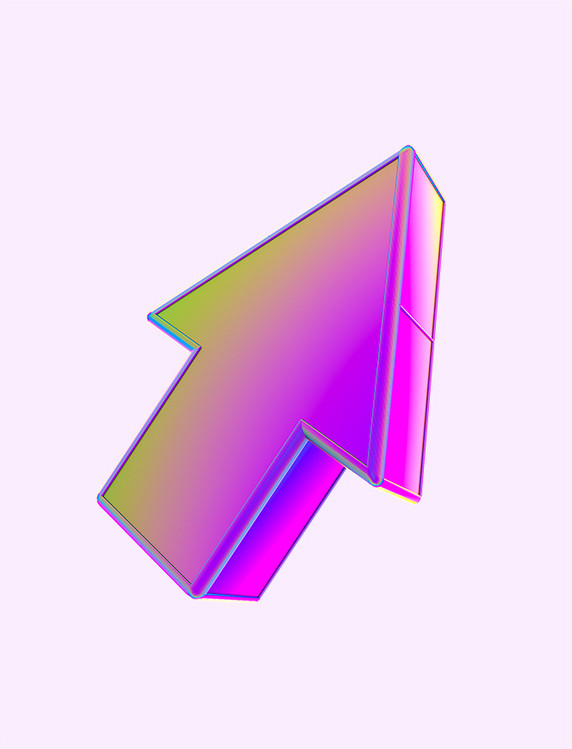
#> input picture true.jpeg, 572 x 749 px
$ python process_cursor.py
#> lines starting #> are read from the running program, lines starting #| are printed output that depends on the picture
#!/usr/bin/env python3
"""处理 true.jpeg：水平镜像、去背景、输出透明 PNG 作为鼠标光标。"""
from PIL import Image
import os

def is_bg(r, g, b):
    target = (248, 242, 247)  # #F8F2F7
    return all(abs(c - t) < 35 for c, t in zip((r, g, b), target))

path = os.path.join(os.path.dirname(__file__), 'true.jpeg')
out_path = os.path.join(os.path.dirname(__file__), 'cursor.png')

img = Image.open(path).convert('RGBA')
img = img.transpose(Image.FLIP_LEFT_RIGHT)
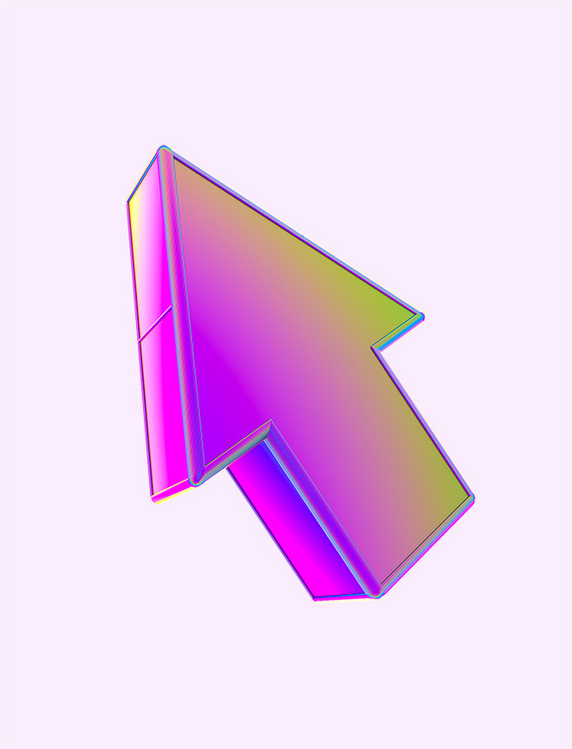
#> img: PIL image 572x749 RGBA; mean R, G, B, A 238.8, 205.9, 240.6, 255

w, h = img.size
#> w = 572; h = 749
data = img.getdata()
out = []
for i, (r, g, b, a) in enumerate(data):
    if is_bg(r, g, b):
        out.append((r, g, b, 0))
    else:
        out.append((r, g, b, a))
#> after the loop, out = 428428 items

img.putdata(out)
img = img.resize((48, 48), Image.Resampling.LANCZOS)
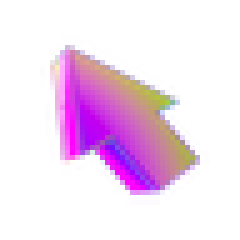
#> img: PIL image 48x48 RGBA (shown 5 times larger); mean R, G, B, A 55.4, 28.8, 57.2, 55.4; transparent parts drawn white
img.save(out_path, 'PNG')
print('Saved:', out_path)

# 按下态：缩小至 90%，营造按压感
pressed = img.resize((43, 43), Image.Resampling.LANCZOS)
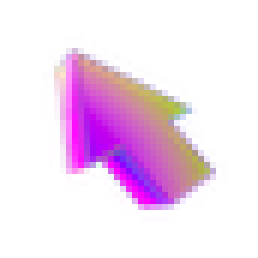
#> pressed: PIL image 43x43 RGBA (shown 6 times larger); mean R, G, B, A 59.3, 31.3, 59.9, 55.4; transparent parts drawn white
padded = Image.new('RGBA', (48, 48), (0, 0, 0, 0))
#> padded: PIL image 48x48 RGBA; every value is 0
padded.paste(pressed, (2, 2))
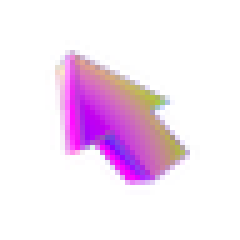
#> padded: PIL image 48x48 RGBA (shown 5 times larger); mean R, G, B, A 47.6, 25.1, 48.1, 44.5; transparent parts drawn white
pressed_path = os.path.join(os.path.dirname(__file__), 'cursor-pressed.png')
padded.save(pressed_path, 'PNG')
print('Saved:', pressed_path)

$ run again, with images.jpeg copied over true.jpeg
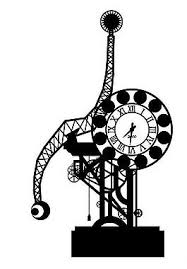
#> input picture images.jpeg, 187 x 269 px
#> `img = img.transpose(Image.FLIP_LEFT_RIGHT)`:
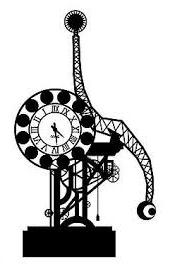
#> img: PIL image 187x269 RGBA; mean R, G, B, A 204.4, 204.4, 204.4, 255
#> after the loop `for i, (r, g, b, a) in enumerate(data):`: out = 50303 items
#> `padded.paste(pressed, (2, 2))`:
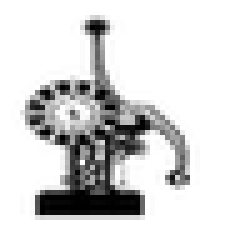
#> padded: PIL image 48x48 RGBA (shown 5 times larger); mean R, G, B, A 22.6, 22.6, 22.6, 47.8; transparent parts drawn white

$ run again, with paper-plane-send.png saved as true.jpeg
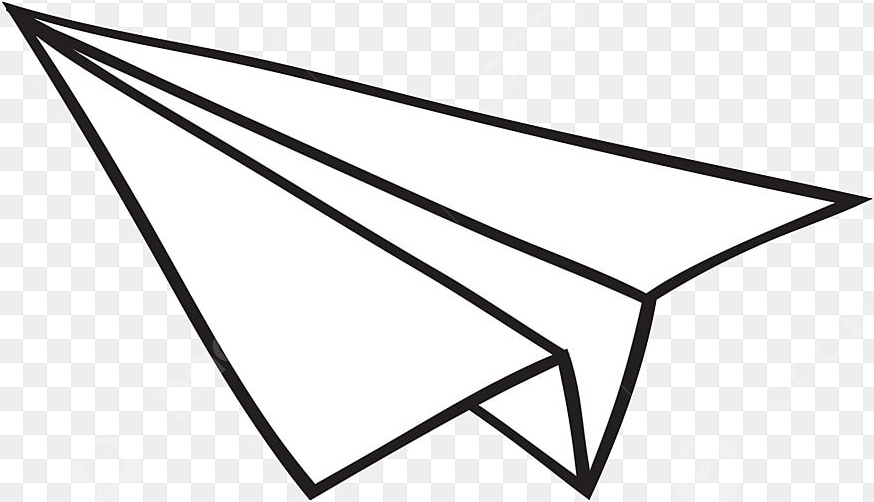
#> input picture paper-plane-send.png, 874 x 502 px
#> `img = img.transpose(Image.FLIP_LEFT_RIGHT)`:
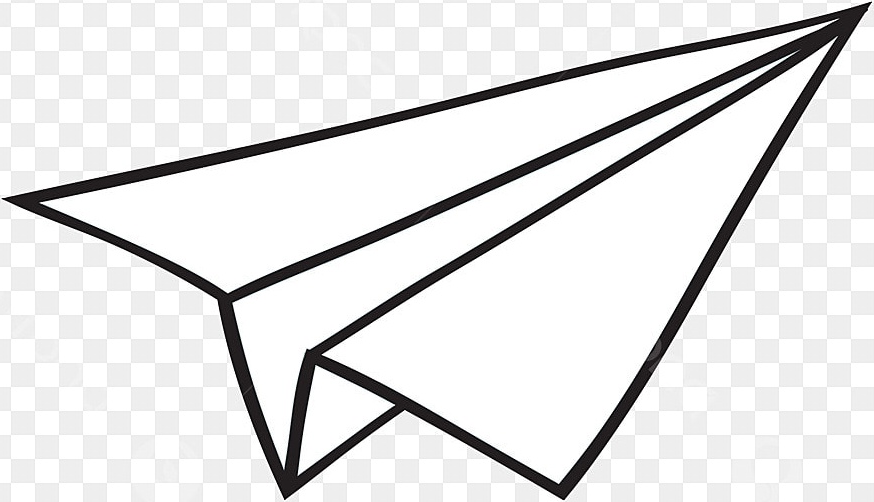
#> img: PIL image 874x502 RGBA; mean R, G, B, A 228.5, 228.2, 228.3, 255
#> the loop `for i, (r, g, b, a) in enumerate(data):` made 438748 passes
#> (r, g, b) on passes 1 to 3: (255, 255, 255), (255, 255, 255), (255, 255, 255)
#> after the loop `for i, (r, g, b, a) in enumerate(data):`: out = 438748 items
#> `padded.paste(pressed, (2, 2))`:
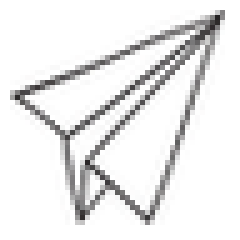
#> padded: PIL image 48x48 RGBA (shown 5 times larger); mean R, G, B, A 11.3, 9.4, 10, 23.5; transparent parts drawn white
